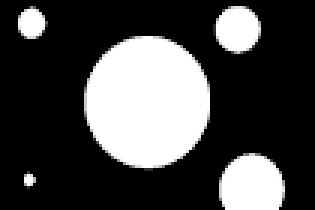
%> input picture DIP Lab 1/img1.png, 105 x 70 px (shown 3 times larger)
$ octave Q6.m   (GNU Octave 9; MATLAB toolbox functions it lacks are replaced by stand-ins)
%> lines starting %> are read from the running program, lines starting %| are printed output that depends on the picture; in (x1, y1, x2, y2) boxes, pixels count from 0 and x2, y2 are one past the last pixel; in counts of white or black regions, pixels touching at a corner belong together; the program's own positions count from 1
img1 = imread('img1.png');
%> img1 is the input picture: size 70x105x3 uint8; min 0, max 255, mean 71.5
img2 = imread('img2.png');
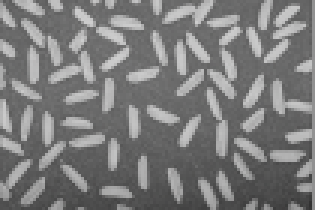
%> input picture DIP Lab 1/img2.png, 105 x 70 px (shown 3 times larger)
%> img2 is the input picture: size 70x105x3 uint8; mean R, G, B 123.1, 123.1, 123.1

binary_img1 = im2bw(img1);
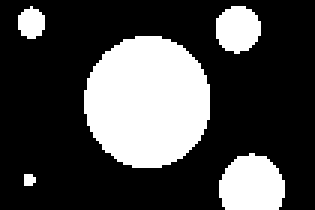
%> binary_img1: size 70x105 logical (shown 3 times larger); 28.2% white; 5 white regions (1 under 20 px), largest, box (x1, y1, x2, y2) and area: (28, 12, 70, 56) 1460, (73, 51, 95, 70) 340, (72, 2, 87, 18) 186, (6, 2, 15, 13) 75
binary_img2 = im2bw(img2);
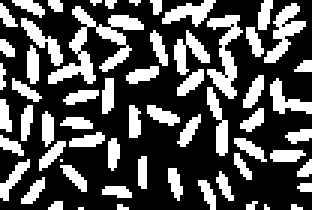
%> binary_img2: size 70x105 logical (shown 3 times larger); 33.2% white; 57 white regions (13 under 20 px), largest, box (x1, y1, x2, y2) and area: (16, 2, 48, 28) 260, (90, 0, 105, 70) 223, (69, 5, 81, 33) 145

result_and = binary_img1 & binary_img2;
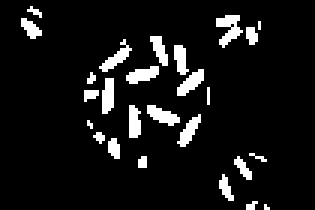
%> result_and: size 70x105 logical (shown 3 times larger); 8.2% white; 26 white regions (12 under 20 px), largest, box (x1, y1, x2, y2) and area: (72, 5, 81, 16) 52, (49, 35, 60, 42) 43, (42, 22, 53, 28) 42
result_or = binary_img1 | binary_img2;
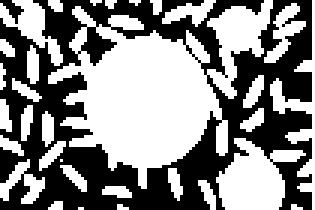
%> result_or: size 70x105 logical (shown 3 times larger); 53.2% white; 2 black regions, box (x1, y1, x2, y2) and area: (0, 0, 104, 70) 3413, (0, 0, 8, 8) 26
result_not_img1 = ~binary_img1;

subplot(2,2,1);
imshow(binary_img1);
title('Binary Image 1');

subplot(2,2,2);
imshow(binary_img2);
title('Binary Image 2');

subplot(2,2,3);
imshow(result_and);
title('AND Result');

subplot(2,2,4);
imshow(result_or);
title('OR Result');

imwrite(result_and, 'result_and.png');
imwrite(result_or, 'result_or.png');
